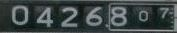
#> input picture 1.JPG, 177 x 33 px; its folder holds only this picture in this run
$ python ocr.py --image 1.JPG
#> lines starting #> are read from the running program, lines starting #| are printed output that depends on the picture; after the words box and inside, x2 and y2 are one past the last pixel; in counts of white or black regions, pixels touching at a corner belong together
from PIL import Image
import pytesseract
import argparse
import cv2
import os

ap = argparse.ArgumentParser()
ap.add_argument("-i", "--image", required=True,
help="path to input image to be OCR'd")
ap.add_argument("-p", "--preprocess", type=str, default="thresh",
help = "type of preprocessing to be done")
args = vars(ap.parse_args())

image = cv2.imread(args["image"])
#> image is the input picture: shape (33, 177, 3); mean B, G, R 68.6, 68.4, 59.5
gray = cv2.cvtColor(image, cv2.COLOR_BGR2GRAY)

if args["preprocess"] == "thresh":
	gray = cv2.threshold(gray, 0, 255,
		cv2.THRESH_BINARY | cv2.THRESH_OTSU)[1]
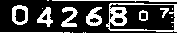
#> gray: shape (33, 177); 27.2% white; 18 white regions (9 under 20 px), largest, box (x1, y1, x2, y2) and area: (106, 3, 177, 32) 565, (86, 7, 102, 26) 181, (61, 7, 78, 27) 178

elif args["preprocess"] == "blur":
    gray = cv2.medianBlur(gray, 3)

filename = "{}.jpg".format(os.getpid())
cv2.imwrite(filename, gray)

#> (the run stopped early here; a loop or call above may not have finished)

$ run again, on 4.JPG
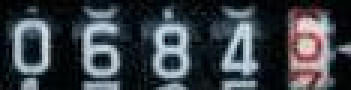
#> input picture 4.JPG, 117 x 30 px (shown 3 times larger)
#> image is the input picture: shape (30, 117, 3); mean B, G, R 72.1, 66, 60.1
#> `gray = cv2.cvtColor(image, cv2.COLOR_BGR2GRAY)`:
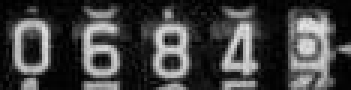
#> gray: shape (30, 117) (shown 3 times larger); min 0, max 229, mean 64.9
#> `gray = cv2.threshold(gray, 0, 255, cv2.THRESH_BINARY | cv2.THRESH_OTSU..`:
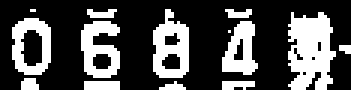
#> gray: shape (30, 117) (shown 3 times larger); 30.6% white; 14 white regions (4 under 20 px), largest, box (x1, y1, x2, y2) and area: (96, 4, 112, 30) 304, (51, 3, 63, 26) 177, (27, 7, 40, 26) 159
